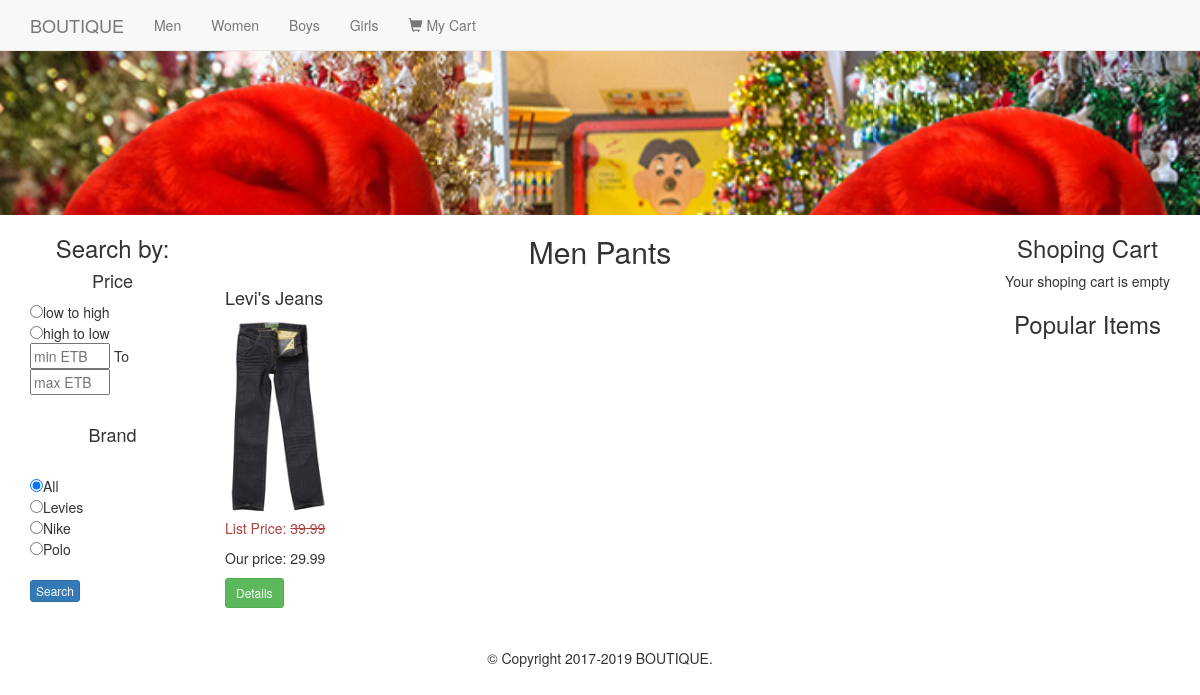
Page /category.php?cat=6 on the committed database.
### tables this page shows
CREATE TABLE `categories` (
  `id` int(11) NOT NULL,
  `category` varchar(255) NOT NULL DEFAULT '0',
  `parent` int(11) NOT NULL
);

CREATE TABLE `brand` (
  `id` int(11) NOT NULL,
  `brand` varchar(255) NOT NULL
);

CREATE TABLE `products` (
  `id` int(11) NOT NULL,
  `title` varchar(255) NOT NULL,
  `price` decimal(10,2) NOT NULL,
  `list_price` decimal(10,2) NOT NULL,
  `brand` int(11) NOT NULL,
  `categories` varchar(255) NOT NULL,
  `image` text NOT NULL,
  `description` text NOT NULL,
  `featured` tinyint(4) NOT NULL DEFAULT '0',
  `sizes` text NOT NULL,
  `deleted` tinyint(4) NOT NULL DEFAULT '0'
);

### helpers/helpers.php (called while the page is built, shortened)
<?php
function get_category($child_id){
  global $db;
  $id = $child_id;
  $sql = "SELECT p.id AS 'pid', p.category AS 'parent', c.id AS 'cid', c.category AS 'child'
        FROM categories c
        INNER JOIN categories p
        WHERE c.id = '$id'";
  $query = $db->query($sql);
  $category = mysqli_fetch_assoc($query);
  return $category;
}

### category.php (the view)
<?php
  require_once 'core/init.php';
  include 'includes/head.php';
  include 'includes/nav.php';
  include 'includes/headerpartial.php';
  include 'includes/leftbar.php';
  if (isset($_GET['cat'])) {
    $cat_id = $_GET['cat'];
  }else {
    $cat_id = '';
  }
  $sql = "SELECT * FROM products WHERE categories = '$cat_id'";
  $productQ = $db->query($sql);
  $category = get_category($cat_id);
?>
    <div class="col-md-8">
        <div class="row">
          <h2 class="text-center"><?=$category['parent']. ' ' . $category['child']?></h2>
          <?php while ($product = mysqli_fetch_assoc($productQ)): ?>
            <div class="col-md-3">
              <h4><?= $product['title']; ?></h4>
              <?php $photos = explode(',',$product['image']) ?>
              <img src="<?= $photos[0] ?> " alt="<?= $product['title']; ?>" class="img-thumb" />
              <p class="list-price text-danger">List Price: <s><?= $product['list_price']; ?></s></p>
              <p class="price">Our price: <?= $product['price']; ?></p>
              <button type="button" class="btn btn-sm btn-success" onclick="detailsmodal(<?= $product['id']; ?>)">Details</button>
          </div>
        <?php endwhile; ?>
        </div>
    </div>
    <?php
      include 'includes/rightbar.php';
      include 'includes/footer.php';
     ?>

### includes/head.php (shortened to what this page needs)
<!DOCTYPE html>
<html>
  <head>
    <link rel="stylesheet" href="css/bootstrap.min.css">
    <link rel="stylesheet" href="css/main.css">
    <link  href="http://cdnjs.cloudflare.com/ajax/libs/fotorama/4.6.4/fotorama.css" rel="stylesheet">
  </head>
  <body>

### includes/nav.php (shortened to what this page needs)
<?php
  $sql = "SELECT * FROM categories WHERE parent = 0";
  $pquery = $db->query($sql);
 ?>
<nav class="navbar navbar-default navbar-fixed-top">
  <div class="container">
    <a href="index.php" class="navbar-brand">BOUTIQUE</a>
    <ul class="nav navbar-nav">
      <?php
        while ($parent = mysqli_fetch_assoc($pquery)) : ?>
      <li class="dropdown">
        <a href="#" class="dropdown-toggle" data-toggle="dropdown"><?php echo $parent['category']; ?><span class="cart"></span></a>
      </li>
    <?php endwhile; ?>
    <li> <a href="cart.php"> <span class="glyphicon glyphicon-shopping-cart"></span> My Cart</a> </li>
    </ul>
  </div>
</nav>

### includes/headerpartial.php (shortened to what this page needs)
<div id="partial-wholeheader">
  <div id="partial-fore-flower"></div>
</div>
  <div class="container-fluid">

### includes/leftbar.php
<div class="col-md-2">
    <?php include 'widgets/filters.php' ?>
</div>

### includes/widgets/filters.php (shortened to what this page needs)
<?php
  $price_sort = ((isset($_REQUEST['price_sort']))?$_REQUEST['price_sort']:'');
  $min_price =((isset($_REQUEST['min_price']))?$_REQUEST['min_price']:'');
  $max_price =((isset($_REQUEST['max_price']))?$_REQUEST['max_price']:'');
  $b = ((isset($_REQUEST['brand']))?$_REQUEST['brand']:'');
  $brandQ = $db->query("SELECT * FROM brand ORDER BY brand");
?>
<h3 class="text-center">Search by:</h3>
<h4 class="text-center">Price</h4>
<form action="search.php" method="post">
  <input type="radio" name="price_sort" value="low"<?=(($price_sort == 'low')?' checked':'')?>>low to high <br>
  <input type="radio" name="price_sort" value="high"<?=(($price_sort == 'high')?' checked':'')?>>high to low <br>
  <input type="text" name="min_price" class="price_range" placeholder="min ETB" value="<?=$min_price?>"> To
  <input type="text" name="max_price" class="price_range" placeholder="max ETB" value="<?=$max_price?>"><br><br>
  <h4 class="text-center">Brand</h4><br>
  <input type="radio" name="brand" value=""<?=(($b == '')?' checked':'')?>>All <br>
  <?php while ($brand = mysqli_fetch_assoc($brandQ)): ?>
    <input type="radio" name="brand" value="<?=$brand['id']?>"<?=(($b == $brand['id'])?' checked':'')?>><?=$brand['brand']?><br>
  <?php endwhile; ?>
  <br> <input type="submit" name="" value="Search" class="btn btn-xs btn-primary">
</form>

### includes/rightbar.php
<div class="col-md-2">
  <?php
    include 'widgets/cart.php';
    include 'widgets/recent.php';
   ?>
</div>

### includes/widgets/cart.php (shortened to what this page needs)
<h3 class="text-center">Shoping Cart</h3>
<div class="">
  <?php if (empty($cart_id)):?>
    <p>Your shoping cart is empty</p>
  <?php endif; ?>
</div>

### includes/widgets/recent.php (shortened to what this page needs)
<h3 class="text-center">Popular Items</h3>

### includes/footer.php (shortened to what this page needs)
</div><br><br>
<div class="col-md-12 text-center">&copy; Copyright 2017-2019 BOUTIQUE.</div>
</body>
</html>

### css/main.css (style rules this page uses)
body { padding-top: 5px }
#partial-wholeheader { position: relative; padding: 0; margin: 0; overflow: hidden; height: 210px; background-image: url(../images/headerlogo/background.png); background-repeat: no-repeat; background-size: 100% 700px; background-position: top center; background-attachment: fixed; }
#partial-fore-flower { position: absolute; width: 100%; height: 400px; background-image: url(../images/headerlogo/fore-flower.png); background-size: auto 400px; background-repeat: no-repeat; background-position: right bottom; top: 100px; right: -50px; }
.img-thumb { width: auto; height: 200px; }
input.price_range { width: 80px; }

### rows in the picture
categories: category "Men"
categories: category "Women"
categories: category "Boys"
categories: category "Girls"
brand: brand "Levies"
brand: brand "Nike"
brand: brand "Polo"
categories: category "Pants"
products: title "Levi's Jeans", image (picture), list_price "39.99", price "29.99"
